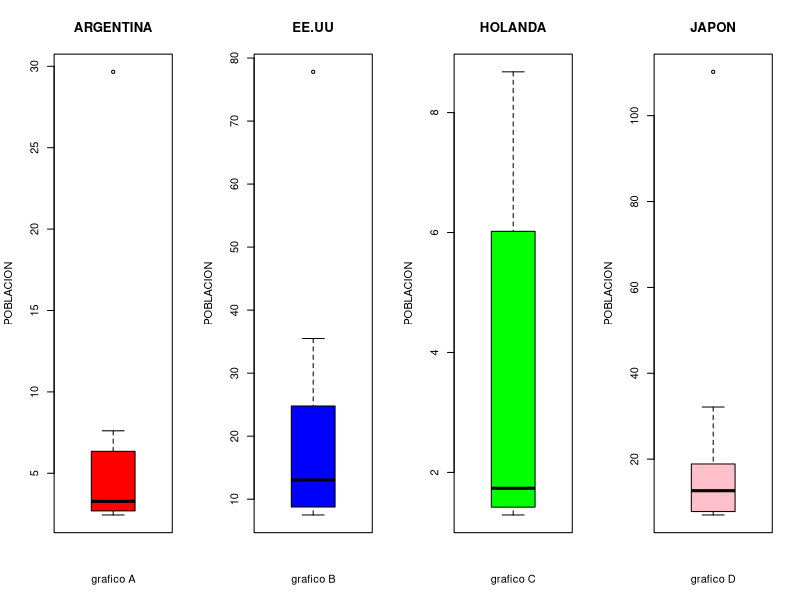
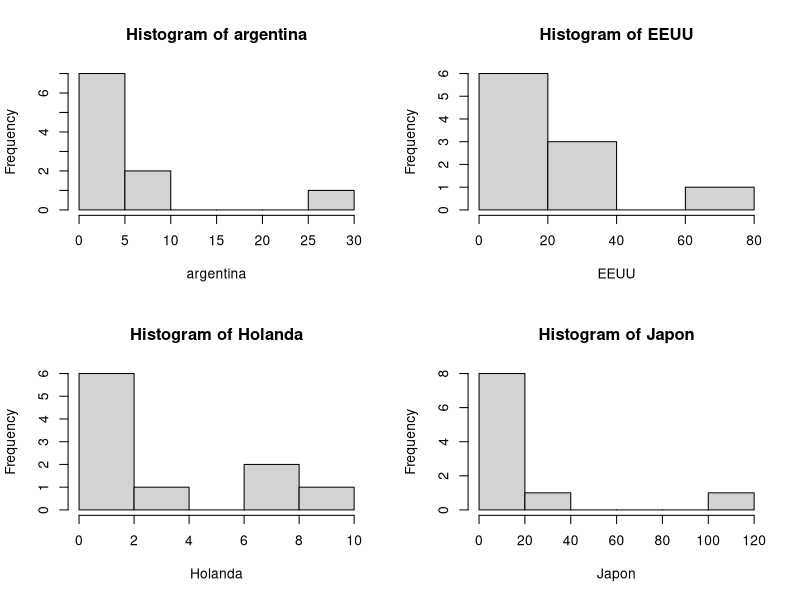
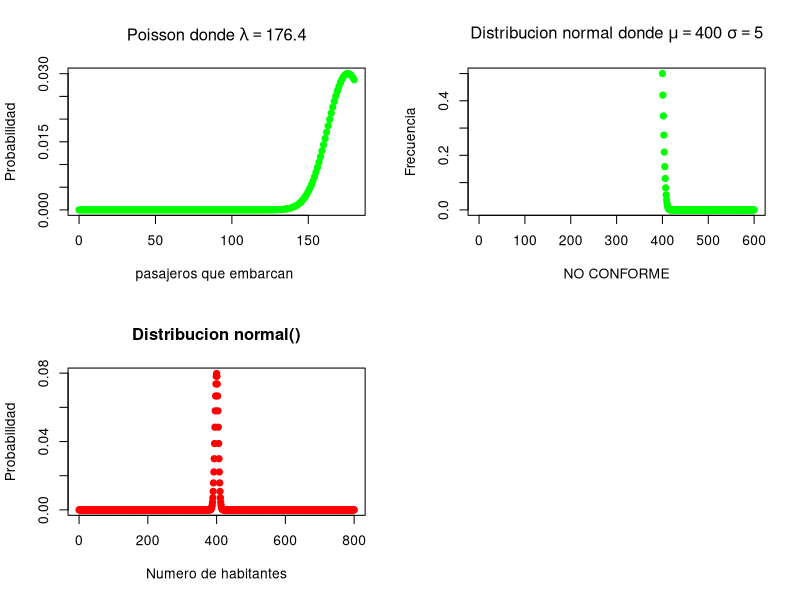

These charts were generated, in order, by the following R code:
## ---- chunk 1



argentina<-c(29.66,7.61,6.35,4.10,3.80,2.75,2.70,2.69,2.51,2.44)
EEUU<-c(77.81,35.50,24.79,20.02,16.70,9.39,9.38,8.76,7.63,7.50)
Holanda<-c(8.68,7.31,6.02,2.64,1.75,1.72,1.51,1.42,1.31,1.29)
Japon<-c(110.21,32.14,18.88,16.38,13.37,11.92,10.71,7.80,7.70,7.00)



par(mfrow = c(1,4))

boxplot(argentina, main = 'ARGENTINA', col='red', ylab='POBLACION', xlab='grafico A')
boxplot(EEUU,main = 'EE.UU',col='blue',ylab='POBLACION',xlab='grafico B')
boxplot(Holanda ,main = 'HOLANDA',col='green',ylab='POBLACION',ylab='POBLACION',xlab='grafico C')
boxplot(Japon,main = 'JAPON',col='pink',ylab='POBLACION',xlab='grafico D')

par(mfrow = c(2,2))
hist(argentina)
hist(EEUU)
hist(Holanda)
hist(Japon)



## ---- chunk 2

p=0.02
n=180

lambda=n*p
lambda
#lambda 3.6 serian las personas que no se presentan a embarque
#el 98% seria el valor de las personas que se presentan a embarque = 176.4
ppois(181,176.4)
1-sum(dpois (0:181, 176.4))

plot(0:180,dpois(0:180,176.4),main =expression(paste("Poisson donde ",lambda==176.4)),
     xlab= "pasajeros que embarcan ",ylab = "Probabilidad",pch=19,col= "green" )

## ---- chunk 3
sd=5
media=400
#p(x > 415) = 1-p(x <=415)
1-pnorm(415,media,sd)

plot(0:600, 1-pnorm(0:600, mean=400,sd=5)
     ,ylim=c(0,0.5),xlab= "NO CONFORME", ylab="Frecuencia",
     main =expression(paste("Distribucion normal donde ",mu==400," ",sigma==5)),
     pch=19,col= "green" )


x<-c(0:800,50)
y<-dnorm(x,400,5)
plot(x,y,main ="Distribucion normal()",xlab="Numero de habitantes", ylab="Probabilidad", col="red", pch=19)
